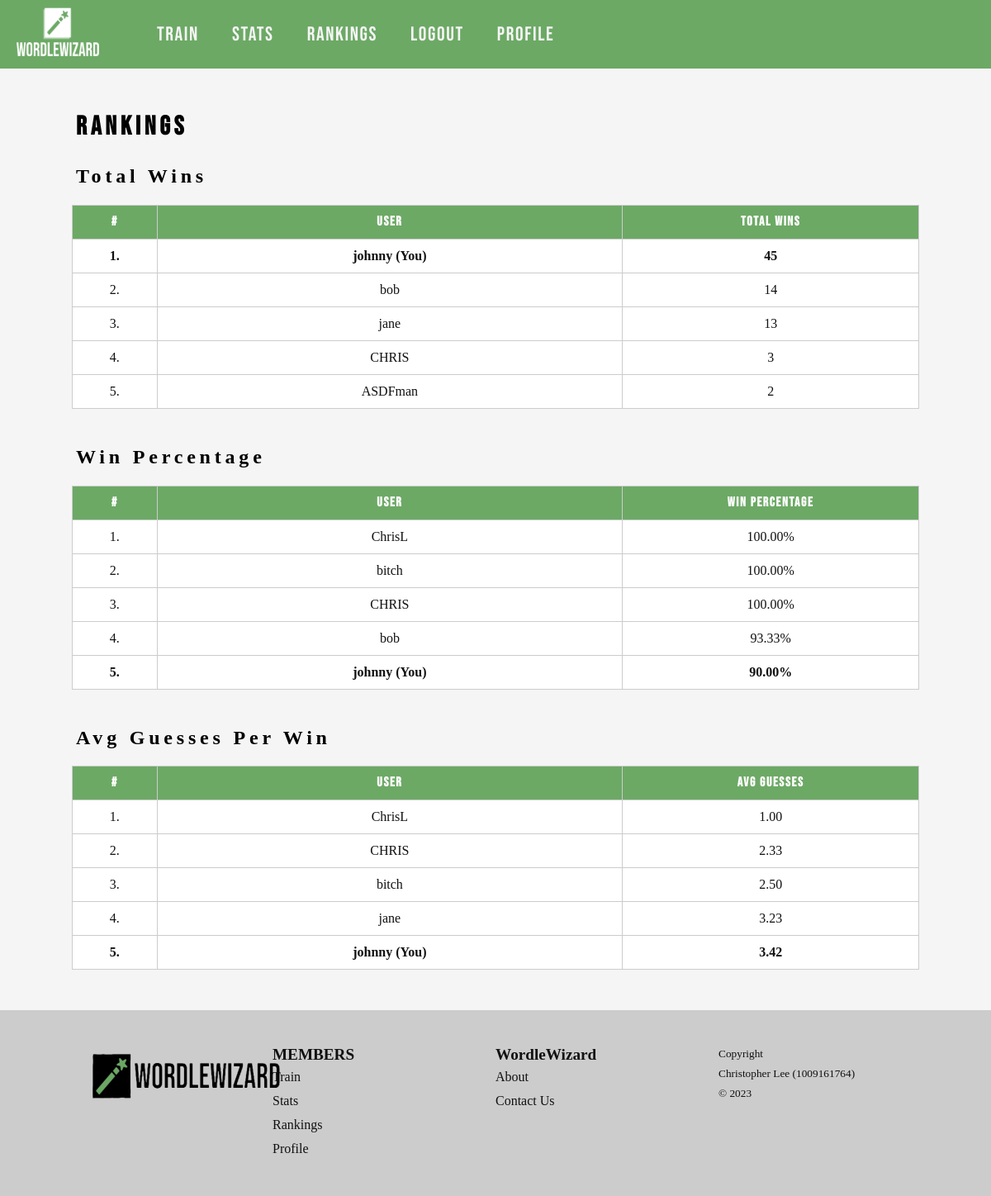
Screenshot of /rankings (signed in) with the database file from the repository.
### main.py (models this page shows)
class ExtraStats(db.Model):
	id = db.Column(db.Integer, primary_key=True)
	user_id = db.Column(db.Integer, db.ForeignKey('user.id'), nullable=False)
	total_wins = db.Column(db.Integer)
	total_games = db.Column(db.Integer)
	win_percentage = db.Column(db.Float)
	avg_guesses_win = db.Column(db.Float)
	user_wins_1g = db.Column(db.Integer)
	user_wins_2g = db.Column(db.Integer)
	user_wins_3g = db.Column(db.Integer)
	user_wins_4g = db.Column(db.Integer)
	user_wins_5g = db.Column(db.Integer)
	user_wins_6g = db.Column(db.Integer)
	user_fails = db.Column(db.Integer)

class User(db.Model):
	id = db.Column(db.Integer, primary_key=True)
	email = db.Column(db.String(255), unique=True, nullable=False)
	password = db.Column(db.String(255), nullable=False)
	user_type = db.Column(db.Integer)
	username = db.Column(db.String(255), unique=True, nullable=False)

### main.py (the view)
@app.route('/rankings')
def rankings():
	if("user" not in session):
		flash("must log in before you can access this page", "info")
		return redirect(url_for('login'))
	else:
		user = User.query.filter_by(id = session['user']).first()
		num_wins_rankings = db.session.query(ExtraStats, User)\
			.join(User, ExtraStats.user_id == User.id)\
			.order_by(desc(ExtraStats.total_wins))\
			.limit(5)\
			.all()
		win_percentage_rankings = db.session.query(ExtraStats, User)\
			.join(User, ExtraStats.user_id == User.id)\
			.order_by(desc(ExtraStats.win_percentage))\
			.limit(5)\
			.all()
		avg_guesses_rankings = db.session.query(ExtraStats, User)\
			.join(User, ExtraStats.user_id == User.id)\
			.order_by(asc(ExtraStats.avg_guesses_win))\
			.limit(5)\
			.all()
		context = {
			"user": user,
			"num_wins_rankings": num_wins_rankings,
			"win_percentage_rankings": win_percentage_rankings,
			"avg_guesses_rankings": avg_guesses_rankings,
		}
		return render_template("rankings.html", **context)

### templates/rankings.html (shortened to what this page needs)
{% extends "nav.html" %}
{% block css %}
	<link rel="stylesheet" href="{{ url_for('static', filename='css/rankings.css') }}">
{% endblock %}
{% block content %}
	<section id="dashboard-section" class="bg-lightgrey">
		<div class="container">
			<h1 class="h3">Rankings</h1>
			<h6>Total Wins</h6>
			<table>
				<colgroup>
					<col style="width:10%" />
					<col style="width:55%" />
					<col style="width:35%" />
				</colgroup>
				<tr>
					<th class="text-center">#</th>
					<th class="text-center">User</th>
					<th class="text-center">Total Wins</th>
				</tr>
				{% for ranking, user in num_wins_rankings %}
					<tr>
						{% if user.id == session['user'] %}
							<td class="text-center bold">{{ loop.index }}.</td>
  							<td class="text-center bold">{{ user.username }} (You)</td>
							<td class="text-center bold">{{ ranking.total_wins }}</td>
						{% else %}
							<td class="text-center">{{ loop.index }}.</td>
							<td class="text-center">{{ user.username }}</td>
							<td class="text-center">{{ ranking.total_wins }}</td>
						{% endif %}
					</tr>
				{% endfor %}
			</table>
			<br>
			<h6>Win Percentage</h6>
			<table>
				<colgroup>
					<col style="width:10%" />
					<col style="width:55%" />
					<col style="width:35%" />
				</colgroup>
				<tr>
					<th class="text-center">#</th>
					<th class="text-center">User</th>
					<th class="text-center">Win Percentage</th>
				</tr>
				{% for ranking, user in win_percentage_rankings %}
					<tr>
						{% if user.id == session['user'] %}
							<td class="text-center bold">{{ loop.index }}.</td>
  							<td class="text-center bold">{{ user.username }} (You)</td>
							<td class="text-center bold">{{ "%.2f" % ranking.win_percentage }}%</td>
						{% else %}
							<td class="text-center">{{ loop.index }}.</td>
							<td class="text-center">{{ user.username }}</td>
							<td class="text-center">{{ "%.2f" % ranking.win_percentage }}%</td>
						{% endif %}
					</tr>
				{% endfor %}
			</table>
			<br>
			<h6>Avg Guesses Per Win</h6>
			<table>
				<colgroup>
					<col style="width:10%" />
					<col style="width:55%" />
					<col style="width:35%" />
				</colgroup>
				<tr>
					<th class="text-center">#</th>
					<th class="text-center">User</th>
					<th class="text-center">Avg Guesses</th>
				</tr>
				{% for ranking, user in avg_guesses_rankings %}
					<tr>
						{% if user.id == session['user'] %}
							<td class="text-center bold">{{ loop.index }}.</td>
							<td class="text-center bold">{{ user.username }} (You)</td>
							<td class="text-center bold">{{ "%.2f" % ranking.avg_guesses_win }}</td>
						{% else %}
							<td class="text-center">{{ loop.index }}.</td>
							<td class="text-center">{{ user.username }}</td>
							<td class="text-center">{{ "%.2f" % ranking.avg_guesses_win }}</td>
						{% endif %}
					</tr>
				{% endfor %}
			</table>
			<br>
		</div>
	</section>
{% endblock %}

### static/css/style.css (style rules this page uses)
:root { --primary: #6ca965; --primary-dark: #568750; --secondary: #c8b653; --secondary-dark: #9a8a31; --dark: #111111; --white: #ffffff; --grey: #999999; --mediumgrey: #cccccc; --lightgrey: #f5f5f5; --black: #000000; --red: #fa2a2a; --lightred: #fb8686; --green: #0cd030; --lightgreen: #a2ffb3; --button-font-size: 1rem; --button-radius: 5px; --button-padding: 0.5rem 1rem; --button-large-font-size: 1.5rem; --button-large-padding: 1rem 2rem; --button-large-radius: 8px; --flash-error-bg: #ffeff2; --flash-error-color: #fa2a2a; --flash-success-bg: #e7fbf4; --flash-success-color: #0cd030; --flash-info-bg: #e1f0ff; --flash-info-color: #0c6cd0; }
body { display: flex; flex-direction: column; min-height: 100vh; margin: 0; line-height: 1.5; background-color: var(--lightgrey); }
h1, .h1 { font-size: 2rem; line-height: 1; font-family: 'Bebas Neue', 'Helvetica', sans-serif; }
h6, .h6 { font-size: 1.5rem; font-size: 500; line-height: 1.5; }
h1, h2, h3, h4, h5, h6, .h1, .h2, .h3, .h4, .h5, .h6 { margin-top: 0px; margin-bottom: 0.5rem; margin-left: 2rem; line-height: 1.2; letter-spacing: 0.3rem; margin-block-start: 0.83em; margin-block-end: 0.83em; }
section { padding: 25px 0; }
.bg-lightgrey { background-color: var(--lightgrey); }
.container { width: 95%; padding: 0 15px; margin: 0 auto; }
@media screen and (min-width: 480px) { .container { max-width: 95vw; } }
@media screen and (min-width: 768px) { .container { max-width: 92vw; } }
@media screen and (min-width: 1024px) { .container { max-width: 90vw; } }
.bold { font-weight: bold; }

### static/css/rankings.css (style rules this page uses)
table { width: 95%; border-collapse: collapse; margin-left: auto; margin-right: auto; }
table th, td { padding: 0.5em; border: 1px solid #ccc; background-color: var(--white); word-break: break-all; text-align: center; }
table th { background-color: var(--primary); color: var(--white); font-family: 'Bebas Neue', 'Helvetica', sans-serif; letter-spacing: 0.1rem; }
table td { color: var(--dark); }

### rows the page displays
ExtraStats: username "johnny", total_wins "45", win_percentage "90.00", avg_guesses_win "3.42"
ExtraStats: username "bob", total_wins "14", win_percentage "93.33"
ExtraStats: username "jane", total_wins "13", avg_guesses_win "3.23"
ExtraStats: username "CHRIS", total_wins "3", win_percentage "100.00", avg_guesses_win "2.33"
ExtraStats: username "ASDFman", total_wins "2"
ExtraStats: username "ChrisL", win_percentage "100.00", avg_guesses_win "1.00"
ExtraStats: username "bitch", win_percentage "100.00", avg_guesses_win "2.50"
